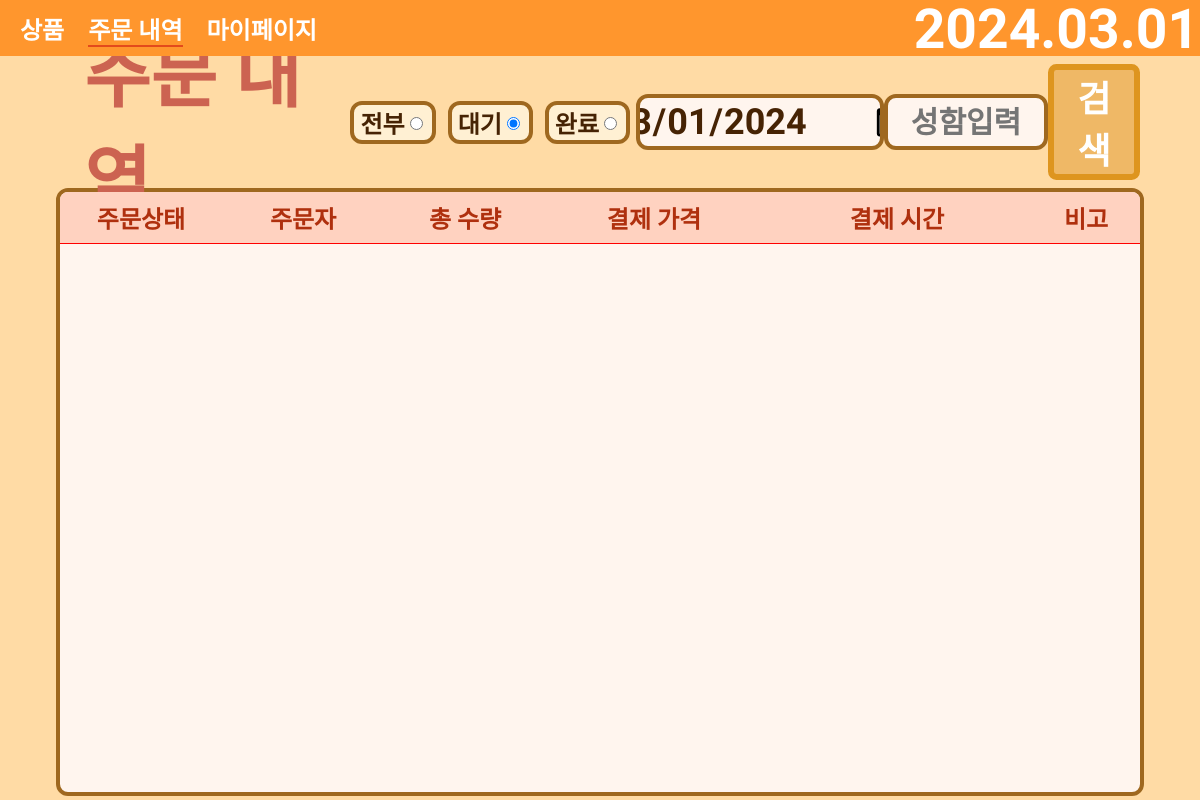
/OrderData/, run on an earlier commit of the app's database.
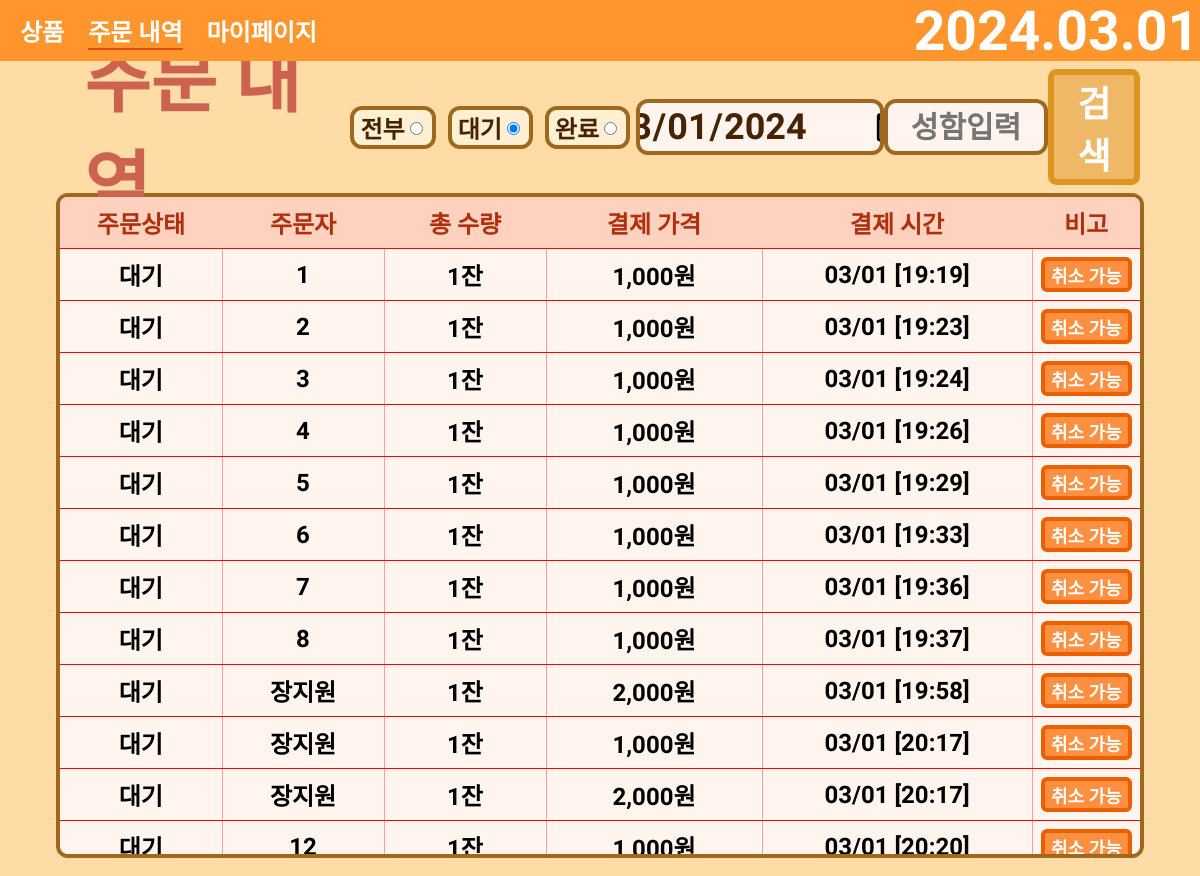
And on a later commit of the database.
### main/models.py (models this page shows)
class OrderList(models.Model):
    ORDER_STATUS_CHOICES = [
        ('pending', '대기'),
        ('processing', '진행중'),
        ('completed', '완료됨'),
    ]
    order_menu = models.CharField(max_length=255)
    total_price = models.DecimalField(max_digits=10, decimal_places=0, default=0, null=True)
    total_quantity = models.DecimalField(max_digits=10, decimal_places=0, default=0, null=True)
    phone_number = models.CharField(max_length=15, null=True)
    order_name = models.CharField(max_length=255)
    modified_at = models.DateTimeField(auto_now=True)  # 현재 시간으로 기본값 설정
    order_status = models.CharField(max_length=20, choices=ORDER_STATUS_CHOICES, default='pending')

### main/views.py (the view)
# urls.py: path('OrderData/', OrderData.as_view()),
class OrderData(APIView):
    def get(self, request):
        today = timezone.now().date()
        order_list = OrderList.objects.filter(modified_at__date=today)
        context = {
            'today': today,
            'order_list': order_list,
        }
        return render(request, 'main/order_data.html', context)

### templates/main/order_data.html (shortened to what this page needs)
<!DOCTYPE html>
<html lang="en">
<head>
    {% load static %}
    <link rel="stylesheet" type="text/css" href="{% static 'order_data/order_data.css' %}">
</head>
<body>
<div class="app-container">
    <nav class="navbar">
        <div class="logo-section">
            <a class="nav_item" href="/">상품</a>
            <a class="nav_item pick" href="/OrderData">주문 내역</a>
            <a class="nav_item" href="/manager">마이페이지</a>
        </div>
        <div class="nav-left">
            <div class="date-time-section">{{ today|date:"Y.m.d" }}</div>
        </div>
    </nav>
</div>
<div class="order-section">
    <div class="order-container">
        <div class="order-header">
            <a class="order-header-left" href="{% url 'download-excel' %}">
                주문 내역
            </a>
            <div class="order-header-right">
                <form class="order-radio">
                    <div class="order-status">
                        <label for="전부">전부</label>
                        <input type="radio" id="전부" name="status" value="">
                    </div>
                    <div class="order-status">
                        <label for="대기">대기</label>
                        <input type="radio" id="대기" name="status" value="대기" checked>
                    </div>
                    <div class="order-status">
                        <label for="완료">완료</label>
                        <input type="radio" id="완료" name="status" value="완료">
                    </div>
                </form>
                <div class="order-input">
                    <input type="date" id="dateInput" class="order-input-select" onclick="OrderDataSearch()">
                    <input type="text" id="nameInput" class="order-input-select name" placeholder="성함입력" onclick="OrderDataSearch()">
                    <div class="order-search" onclick="OrderDataSearch()">검색</div>
                </div>
            </div>
        </div>
        <div class="order-body">
            <table>
                <thead>
                <tr>
                    <th class="order-status-column">주문상태</th>
                    <th class="order-name-column">주문자</th>
                    <th class="total-quantity-column">총 수량</th>
                    <th class="total-price-column">결제 가격</th>
                    <th class="modified-at-column">결제 시간</th>
                    <th class="order-etc">비고</th>
                </tr>
                </thead>
                <tbody id="order-data-table">
                {% for data in order_list %}
                <tr>
                    <td class="order-status-column">{{ data.order_status }}</td>
                    <td class="order-name-column">{{ data.order_name }}</td>
                    <td class="total-quantity-column">{{ data.total_quantity }}잔</td>
                    {% load humanize %}
                    <td class="total-price-column">{{ data.total_price|intcomma }}원</td>
                    <td class="modified-at-column">{{ data.modified_at|date:"m/d [H:i]" }}</td>
                    {% if data.order_status == '대기' %}
                    <td class="order-etc">
                        <div class="delete" onclick="order_delete(this)">취소 가능</div>
                    </td>
                    {% else %}
                    <td class="order-etc">
                        <div class="complete">취소 불가</div>
                    </td>
                    {% endif %}
                </tr>
                {% endfor %}
                </tbody>
            </table>
        </div>
    </div>
</div>
</body>
</html>

### static/order_data/order_data.css (style rules this page uses)
:root { --font-googleTitan_One: 'Titan_One', cursive; --font-googleNanum_Pen_Script: 'Nanum_Pen_Script', cursive; --font-googleSingle_Day: 'Single_Day', cursive; --font-googleGamja_Flower: 'Gamja_Flower', cursive; --font-googleDongle-Bold: 'Dongle-Bold', cursive; --font-googleDongle-Light: 'Dongle-Bold', cursive; --font-googleDongle-Regular: 'Dongle-Bold', cursive; }
.navbar { display: flex; justify-content: space-between; align-items: center; height: 7vh; background-color: #ff962d; position: fixed; top: 0; left: 0; right: 0; z-index: 1; }
.nav_item { margin-left: 20px; font-size: 1.5rem; font-weight: bold; color: #ffffff; text-decoration: none; }
.pick { padding-bottom: 0.2vh; border-bottom: 0.2vw solid #e34a1c; }
.nav-left { display: flex; flex-direction: row; justify-content: center; align-items: center; }
.date-time-section { font-size: 2.3vw; font-weight: bold; color: white; margin-right: 6vw; font-family: 'Dongle', sans-serif; scale: 2 }
.date-time-section { display: flex; flex-direction: row; align-items: flex-end; }
.order-section { display: flex; flex-direction: column; justify-content: space-between; align-items: center; position: fixed; width: 100%; height: 100%; top: 0; right: 0; background-color: #ffdba5; }
.order-container { position: absolute; top: 7vh; display: flex; flex-direction: column; justify-content: start; align-items: center; width: 90vw; height: 100%; }
.order-header { ; display: flex; flex-direction: row; justify-content: space-between; align-items: center; width: 100%; font-weight: bold; color: #ffffff; margin: 0.5rem 0; }
.order-header-left { color: #cc6351; width: 10vw; font-size: 3vw; font-family: 'Dongle', sans-serif; scale: 2; margin-left: 7vw; text-decoration: none !important; }
.order-header-right { display: flex; flex-direction: row; justify-content: space-between; align-items: center; }
.order-radio { display: flex; flex-direction: row; justify-content: space-between; align-items: center; font-size: 2vw; font-family: 'Gamja Flower', sans-serif; }
.order-status { display: flex; flex-direction: row; justify-content: center; align-items: center; padding: 0 0.5vw; border: 0.4vw solid #9f681f; margin: 0 0.5vw; border-radius: 1vw; background-color: #fff0d3; color: #462304; }
.order-input { display: flex; flex-direction: row; justify-content: space-between; align-items: center; width: 42vw; }
.order-input-select { display: flex; flex-direction: row; justify-content: center; align-items: center; border: 0.4vw solid #9f681f; border-radius: 1vw; background-color: #fff5ee; color: #462304; padding: 0 1vw; font-size: 3vw; height: 4vw; font-family: 'Gamja Flower', sans-serif; font-weight: 600; width: 18vw; }
.name { text-align: center; width: 11vw; font-size: 2.5vw; }
.order-search { display: flex; flex-direction: row; justify-content: center; align-items: center; font-size: 3vw; border: 0.5vw solid #de951f; border-radius: .7vw; background-color: #efb866; text-align: center; font-family: 'Nanum Pen Script', cursive; padding: 0 1vw; }
.order-body { display: flex; flex-direction: column; justify-content: start; align-items: stretch; width: 100%; height: 75vh; border: 0.4vw solid #9f681f; border-radius: 1vw; background-color: #fff5ee; font-family: 'Dongle', sans-serif; overflow-y: auto; }
table { width: 100%; border-collapse: collapse; color: black; }
thead { height: 5vh; }
thead th { position: sticky; top: 0; background-color: #ffd2c0; z-index: 1; font-family: 'Gamja Flower', sans-serif; font-size: 2vw; color: #af300e; }
th, td { text-align: center; padding: 8px; border-bottom: 1px solid #ff0000; font-size: 2vw; font-weight: 600; font-family: "Gowun Dodum", sans-serif; font-style: normal; }
th { background-color: #f2f2f2; }
td:not(:last-child) { border-right: 1px solid #ff9c9c; }
tr { width: 100%; }
.order-status-column { width: 15% !important; }
.order-name-column { width: 15% !important; }
.total-quantity-column { width: 15% !important; }
.total-price-column { width: 20% !important; }
.modified-at-column { width: 25% !important; }
.order-etc { width: 10% !important; }
.delete { font-size: 1.5vw; display: flex; flex-direction: row; justify-content: center; align-items: center; border: 4px solid #ec5f00; border-radius: 0.5vw; background-color: #ff9041; color: #ffffff; padding: 0.5vh 0.1vw; font-weight: bold; transition: all 0.4s; height: 1.5vw; }

What changed in the data, as far as the page shows it:
added OrderList: order_status "대기", order_name "1", total_quantity "1", total_price "1,000", modified_at "03/01 [19:19]", shows "취소 가능"
added OrderList: order_status "대기", order_name "2", total_quantity "1", total_price "1,000", modified_at "03/01 [19:23]", shows "취소 가능"
added OrderList: order_status "대기", order_name "3", total_quantity "1", total_price "1,000", modified_at "03/01 [19:24]", shows "취소 가능"
added OrderList: order_status "대기", order_name "4", total_quantity "1", total_price "1,000", modified_at "03/01 [19:26]", shows "취소 가능"
added OrderList: order_status "대기", order_name "5", total_quantity "1", total_price "1,000", modified_at "03/01 [19:29]", shows "취소 가능"
added OrderList: order_status "대기", order_name "6", total_quantity "1", total_price "1,000", modified_at "03/01 [19:33]", shows "취소 가능"
added OrderList: order_status "대기", order_name "7", total_quantity "1", total_price "1,000", modified_at "03/01 [19:36]", shows "취소 가능"
added OrderList: order_status "대기", order_name "8", total_quantity "1", total_price "1,000", modified_at "03/01 [19:37]", shows "취소 가능"
added OrderList: order_status "대기", order_name "장지원", total_quantity "1", total_price "2,000", modified_at "03/01 [19:58]", shows "취소 가능"
added OrderList: order_status "대기", order_name "장지원", total_quantity "1", total_price "1,000", modified_at "03/01 [20:17]", shows "취소 가능"
added OrderList: order_status "대기", order_name "장지원", total_quantity "1", total_price "2,000", modified_at "03/01 [20:17]", shows "취소 가능"
added OrderList: order_status "대기", order_name "12", total_quantity "1", total_price "1,000", modified_at "03/01 [20:20]", shows "취소 가능"
